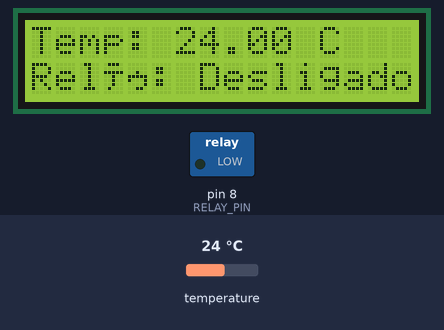
The sketch below on a simulated Arduino Uno, built with avr-gcc and run on an emulated ATmega328P. On the bench: 16×2 character LCD, switched loads named in the sketch (green lamp = pin HIGH). The inputs (shaded band) are chosen by the test bench; at power-on: temperature 24 °C. Storage starts empty.

Above: at 3.3 s.
3.4 s: temperature set to 24.5 °C
At 5.6 s:
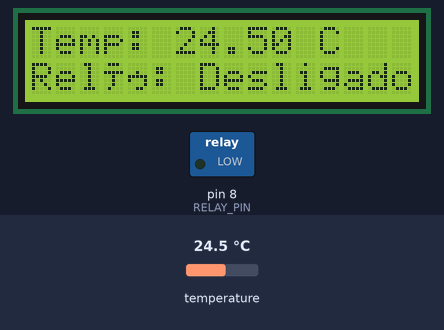
6.1 s: temperature set to 25.3 °C
At 7.0 s:
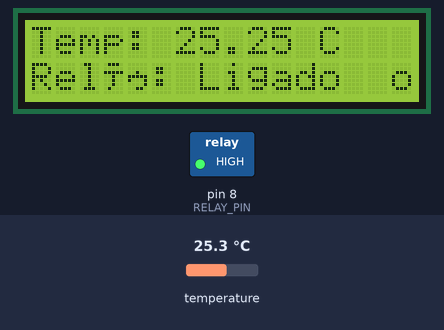
8.6 s: temperature set to 12 °C
At 11.1 s:
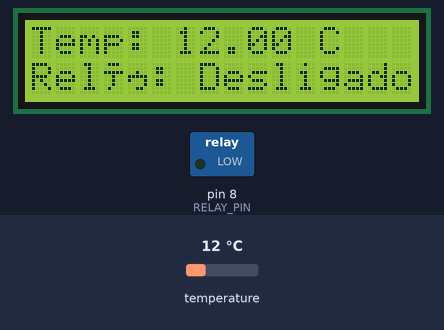
Timing chart, 0 to 12.6 s (numbered marks = the images above; inputs shaded):
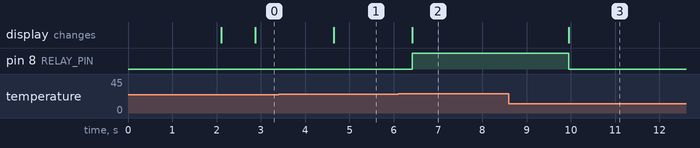

Measured:
- the behaviour switches between 24.9 and 25 °C on temperature (found by bisection; images 1 and 2)
- after the input at 3.4 s, the display: changes after 1.2 s (image 1)
- after the input at 6.1 s, pin 8 (RELAY_PIN): LOW → HIGH after 0.31 s; the display: changes after 0.32 s (image 2)
- after the input at 8.6 s, pin 8 (RELAY_PIN): HIGH → LOW after 1.4 s; the display: changes after 1.4 s (image 3)

The sketch:

codigo_novo_Temp_rele.SD.ino
```cpp
#include <OneWire.h>
#include <DallasTemperature.h>
#include <LiquidCrystal.h>
#include <SD.h>

const int rs = 12, en = 11, d4 = 5, d5 = 4, d6 = 3, d7 = 2;
LiquidCrystal lcd(rs, en, d4, d5, d6, d7);

#define ONE_WIRE_BUS 7
#define RELAY_PIN 8
const int chipSelect = 4; // Pino CS para o módulo SD

OneWire oneWire(ONE_WIRE_BUS);
DallasTemperature sensors(&oneWire);

File dataFile;

void setup() {
  Serial.begin(9600);  // Inicializa a comunicação serial
  sensors.begin();  // Inicializa os sensores
  pinMode(RELAY_PIN, OUTPUT);  // Configura o pino do relé como saída

  lcd.begin(16, 2);  // Inicializa o LCD
  lcd.print("Inicializando...");
  delay(2000);
  lcd.clear();

  // Inicializa o módulo SD
  if (!SD.begin(chipSelect)) {
    lcd.clear();
    lcd.setCursor(0, 0);
    lcd.print("Erro SD");
    while (1); // Trava o código em caso de erro
  }

  dataFile = SD.open("dados.txt", FILE_WRITE);
  if (!dataFile) {
    lcd.clear();
    lcd.setCursor(0, 0);
    lcd.print("Erro abrir arquivo");
    while (1); // Trava o código em caso de erro
  }
}

void loop() {
  sensors.requestTemperatures();  // Solicita a leitura da temperatura
  float temperatureC = sensors.getTempCByIndex(0);  // Lê a temperatura em Celsius

  lcd.setCursor(0, 0);
  lcd.print("Temp: ");
  lcd.print(temperatureC);
  lcd.print(" C");

  float threshold = 25.0;

  if (temperatureC >= threshold) {
    digitalWrite(RELAY_PIN, HIGH);  // Liga o relé se a temperatura for >= 25°C
    lcd.setCursor(0, 1);
    lcd.print("Relé: Ligado  ");
  } else {
    digitalWrite(RELAY_PIN, LOW);  // Desliga o relé se a temperatura for < 25°C
    lcd.setCursor(0, 1);
    lcd.print("Relé: Desligado");
  }

  // Salvando dados no arquivo SD
  if (dataFile) {
    dataFile.print("Temp C: ");
    dataFile.print(temperatureC);
    dataFile.print(", Relé: ");
    dataFile.println(temperatureC >= threshold ? "Ligado" : "Desligado");
    dataFile.flush(); // Garante que os dados sejam escritos no cartão SD
  }

  delay(1000);  // Espera 1 segundo antes da próxima leitura
}
```
